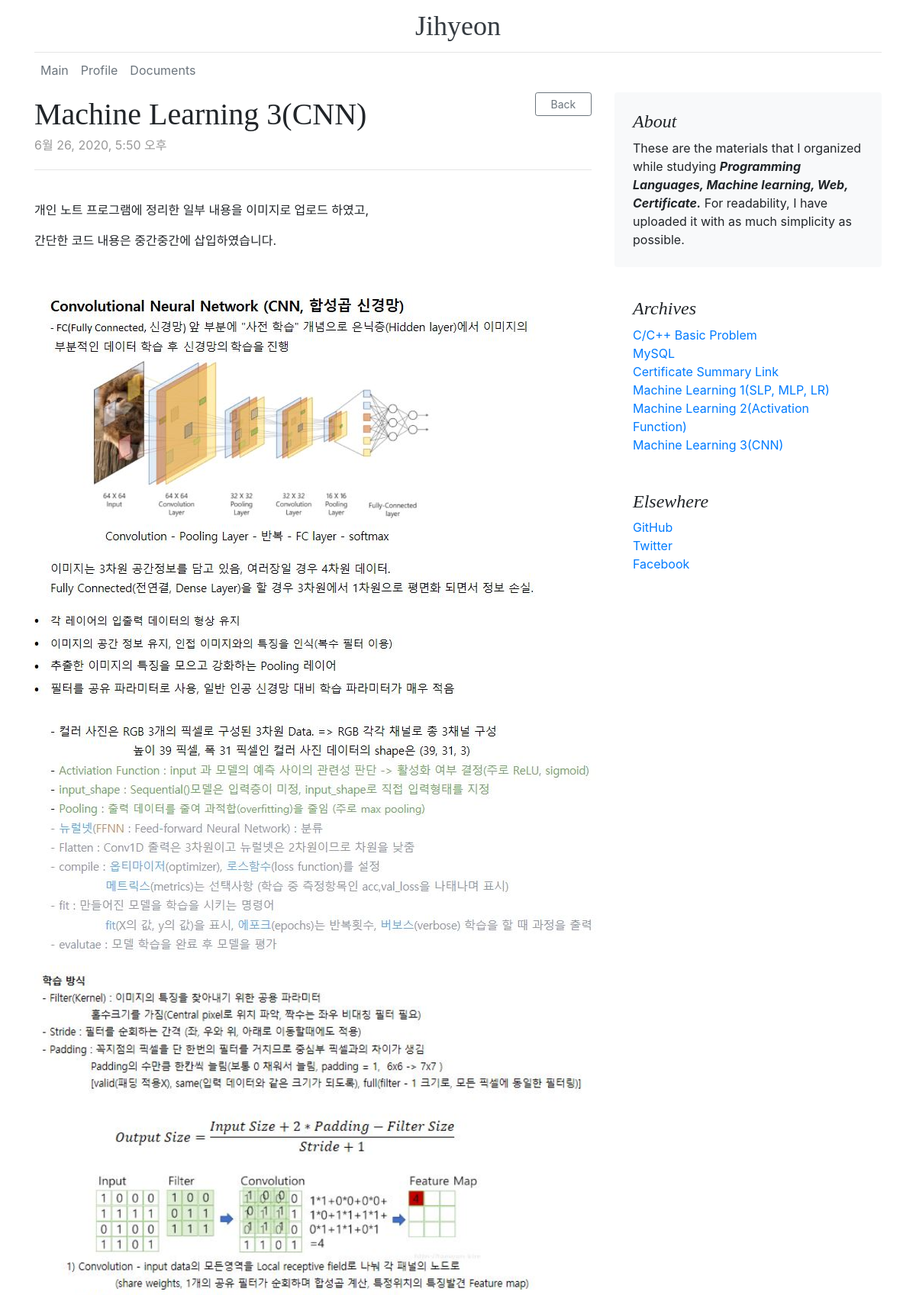
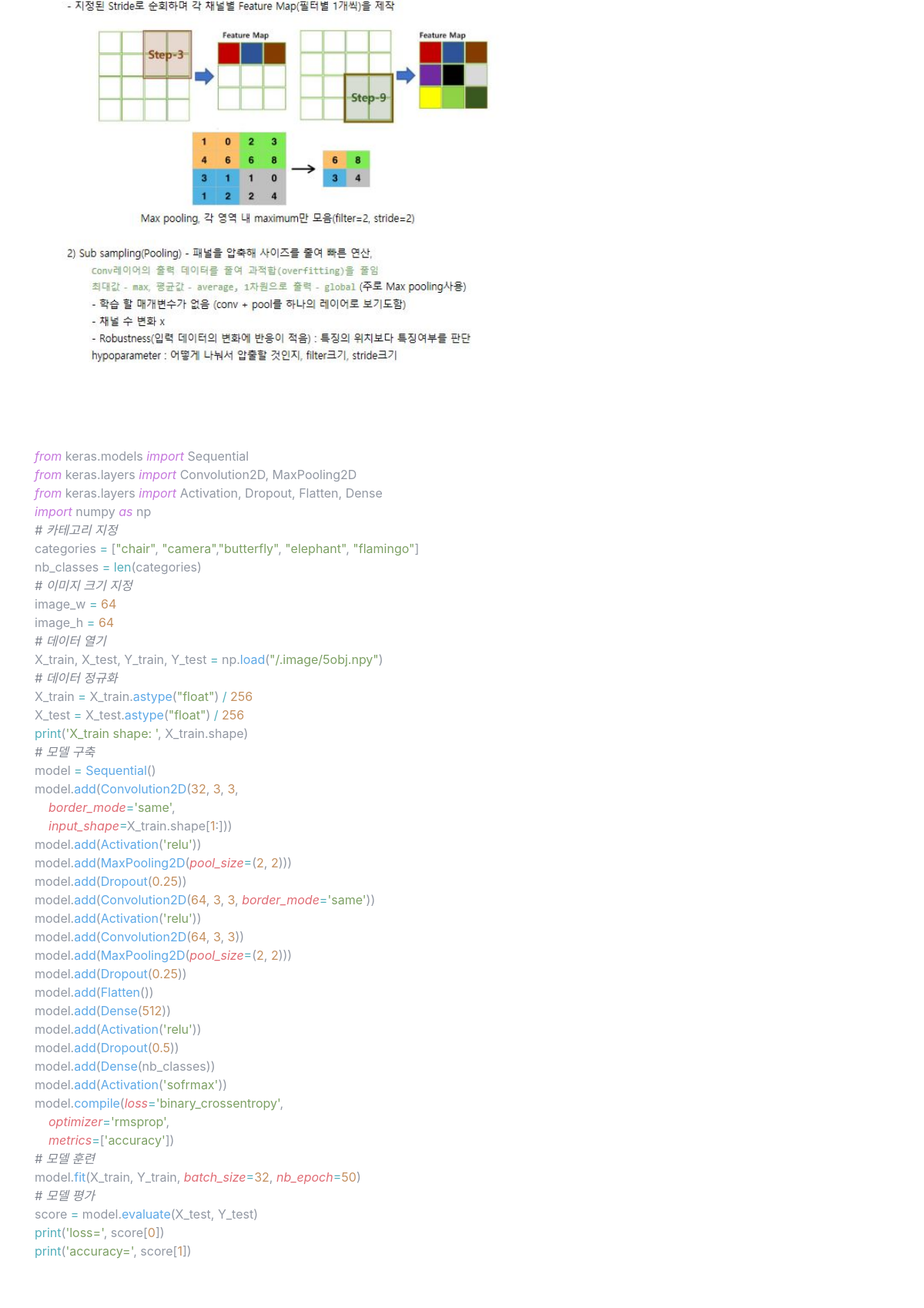
Page /detail/33/ (upper part) on the committed database (2 pictures, top to bottom).
### myresume/models.py (models this page shows)
class Stack(models.Model):
    title = models.CharField(max_length=100)
    pub_date = models.DateTimeField(default=timezone.now)
    author = models.ForeignKey(User, on_delete=models.CASCADE, null=True, default=1)
    body = RichTextUploadingField()

### myresume/views.py (the view)
# urls.py: path('detail/<int:stack_id>/', myresume.views.detail, name='detail'),
def detail(request, stack_id):
    stack = Stack.objects.all()
    stack_detail = get_object_or_404(Stack, pk=stack_id)
    comments = Comment.objects.filter(stack_id=stack_id) # filter == WHERE
    if request.method == 'POST':
        comment_form = StackCommentForm(request.POST) # form.py에 들어온 POST요청 인스턴스지정
        comment = Comment()
        if comment_form.is_valid():
            content = comment_form.cleaned_data['comment_textfield']  # 입력된 댓글 date 인스턴스지정
            comment.comment_textfield = content # Comment객체.댓글내용컬럼 = 댓글 data
            comment.stack_id = stack_detail.id # 해당 댓글의 외래키 = 해당 게시글 기본키
            comment.save()
            return redirect('detail', stack_id)
        else:
            return redirect('detail', stack_id)
    else:
        comment_form = StackCommentForm()
        context = {
            'stack_detail': stack_detail,
            'comments': comments,
            'stack': stack,
            'comment_form': comment_form,
        }
        return render(request, 'myresume/detail.html', context)

### myresume/templates/myresume/detail.html (shortened to what this page needs)
{% extends 'base.html' %}
{% block content %}
<main role="main" class="container">
  <div class="row">
    <div class="col-md-8 blog-main">
      <div class="blog-post">
        <div class="text-right" style="height:5px">
          <a class="btn btn-sm btn-outline-secondary" href="{% url 'stackMain' %}">&nbsp;&nbsp; Back &nbsp;&nbsp;</a>
        </div>
        <h2 class="blog-post-title">{{stack_detail.title}}</h2>
        <p class="blog-post-meta">{{ stack_detail.pub_date }}</p>
        <hr>
        <br>
        {{ stack_detail.body | safe }}
      </div>
    </div>
    <aside class="col-md-4 blog-sidebar">
      <div class="p-4 mb-3 bg-light rounded">
        <h4 class="font-italic">About</h4>
        <p class="mb-0">These are the materials that I organized while studying <b><em>Programming Languages, Machine learning, Web, Certificate.</em></b> For readability, I have uploaded it with as much simplicity as possible.</p>
      </div>
      <div class="p-4">
        <h4 class="font-italic">Archives</h4>
        <ol class="list-unstyled mb-0">
          {% for stack in stack %}
          <li><a href="{% url 'detail' stack.id %}">{{ stack.title }}</a></li>
          {% endfor %}
        </ol>
      </div>
      <div class="p-4">
        <h4 class="font-italic">Elsewhere</h4>
        <ol class="list-unstyled">
          <li><a href="#">GitHub</a></li>
          <li><a href="#">Twitter</a></li>
          <li><a href="#">Facebook</a></li>
        </ol>
      </div>
    </aside>
  </div>
</main>
{% endblock %}

### myresume/static/myresume/css/base.css (style rules this page uses)
h1, h2, h3, h4, h5, h6 { font-family: "Playfair Display", Georgia, "Times New Roman", serif; }
.blog-post { margin-bottom: 4rem; }
.blog-post-title { margin-bottom: .25rem; font-size: 2.5rem; }
.blog-post-meta { margin-bottom: 1.25rem; color: #999; }

### rows in the picture
Stack: title "Machine Learning 3(CNN)", pub_date "6월 26, 2020, 5:50 오후", body "개인 노트 프로그램에 정리한 일부 내용을 이미지로 업로드 하였고, 간단한 코드 내용은 중간중간에 삽입하였습니다. from keras.models import Sequential from keras.layers import Convolution2D, MaxPooling2D from keras.layers import Activation, Dropout, Flatten, Dense import numpy as np # 카테고리 지정 categories = [ \"chair\" , \"camera\" , \"butterfly\" , \"elephant\" , \"flamingo\" ] nb_classes = len (categories) # 이미지 크기 지정 image_w = 64 image_h = 64 # 데이터 열기 X_train, X_test, Y_train, Y_test = np. load ( \"/.image/5obj.npy\" ) # 데이터 정규화 X_train = X_train. astype ( \"float\" ) / 256 X_test = X_test. astype ( \"float\" ) / 256 print ( 'X_train shape: ' , X_train.shape) # 모델 구축 model = Sequential () model. add ( Convolution2D ( 32 , 3 , 3 , border_mode = 'same' ,…", body (picture)
Stack: title "C/C++ Basic Problem"
Stack: title "MySQL"
Stack: title "Certificate Summary Link"
Stack: title "Machine Learning 1(SLP, MLP, LR)"
Stack: title "Machine Learning 2(Activation Function)"
